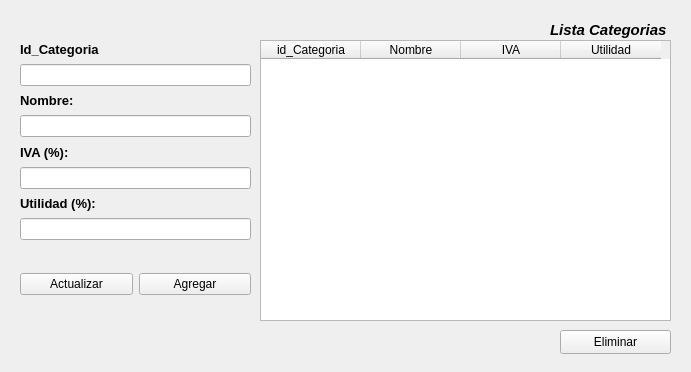
<?xml version="1.0" encoding="UTF-8"?>
<ui version="4.0">
 <class>Frame</class>
 <widget class="QFrame" name="Frame">
  <property name="geometry">
   <rect>
    <x>0</x>
    <y>0</y>
    <width>691</width>
    <height>372</height>
   </rect>
  </property>
  <property name="windowTitle">
   <string>Frame</string>
  </property>
  <widget class="QPushButton" name="EliminarBTN">
   <property name="geometry">
    <rect>
     <x>560</x>
     <y>330</y>
     <width>111</width>
     <height>24</height>
    </rect>
   </property>
   <property name="text">
    <string>Eliminar</string>
   </property>
  </widget>
  <widget class="QTableWidget" name="tablaCategorias">
   <property name="geometry">
    <rect>
     <x>260</x>
     <y>40</y>
     <width>411</width>
     <height>281</height>
    </rect>
   </property>
   <column>
    <property name="text">
     <string>id_Categoria</string>
    </property>
   </column>
   <column>
    <property name="text">
     <string>Nombre</string>
    </property>
   </column>
   <column>
    <property name="text">
     <string>IVA</string>
    </property>
   </column>
   <column>
    <property name="text">
     <string>Utilidad</string>
    </property>
   </column>
  </widget>
  <widget class="QLabel" name="label">
   <property name="geometry">
    <rect>
     <x>550</x>
     <y>19</y>
     <width>121</width>
     <height>21</height>
    </rect>
   </property>
   <property name="font">
    <font>
     <pointsize>11</pointsize>
     <italic>true</italic>
     <bold>true</bold>
    </font>
   </property>
   <property name="text">
    <string>Lista Categorias</string>
   </property>
  </widget>
  <widget class="QWidget" name="verticalLayoutWidget">
   <property name="geometry">
    <rect>
     <x>20</x>
     <y>40</y>
     <width>231</width>
     <height>200</height>
    </rect>
   </property>
   <layout class="QVBoxLayout" name="DatosCategoria">
    <item>
     <widget class="QLabel" name="label_2">
      <property name="font">
       <font>
        <pointsize>10</pointsize>
        <bold>true</bold>
       </font>
      </property>
      <property name="text">
       <string>Id_Categoria</string>
      </property>
     </widget>
    </item>
    <item>
     <widget class="QLineEdit" name="idCategoriaTXT"/>
    </item>
    <item>
     <widget class="QLabel" name="label_5">
      <property name="font">
       <font>
        <pointsize>10</pointsize>
        <bold>true</bold>
       </font>
      </property>
      <property name="text">
       <string>Nombre:</string>
      </property>
     </widget>
    </item>
    <item>
     <widget class="QLineEdit" name="NombreCategoriaTXT"/>
    </item>
    <item>
     <widget class="QLabel" name="label_3">
      <property name="font">
       <font>
        <pointsize>10</pointsize>
        <bold>true</bold>
       </font>
      </property>
      <property name="text">
       <string>IVA (%):</string>
      </property>
     </widget>
    </item>
    <item>
     <widget class="QLineEdit" name="ivaTXT"/>
    </item>
    <item>
     <widget class="QLabel" name="label_4">
      <property name="font">
       <font>
        <pointsize>10</pointsize>
        <bold>true</bold>
       </font>
      </property>
      <property name="text">
       <string>Utilidad (%):</string>
      </property>
     </widget>
    </item>
    <item>
     <widget class="QLineEdit" name="UtilidadTXT"/>
    </item>
   </layout>
  </widget>
  <widget class="QWidget" name="horizontalLayoutWidget">
   <property name="geometry">
    <rect>
     <x>20</x>
     <y>249</y>
     <width>231</width>
     <height>71</height>
    </rect>
   </property>
   <layout class="QHBoxLayout" name="Botones">
    <item>
     <widget class="QPushButton" name="ActualizarBTN">
      <property name="text">
       <string>Actualizar</string>
      </property>
     </widget>
    </item>
    <item>
     <widget class="QPushButton" name="AgregarBTN">
      <property name="text">
       <string>Agregar</string>
      </property>
     </widget>
    </item>
   </layout>
  </widget>
 </widget>
 <resources/>
 <connections/>
</ui>
